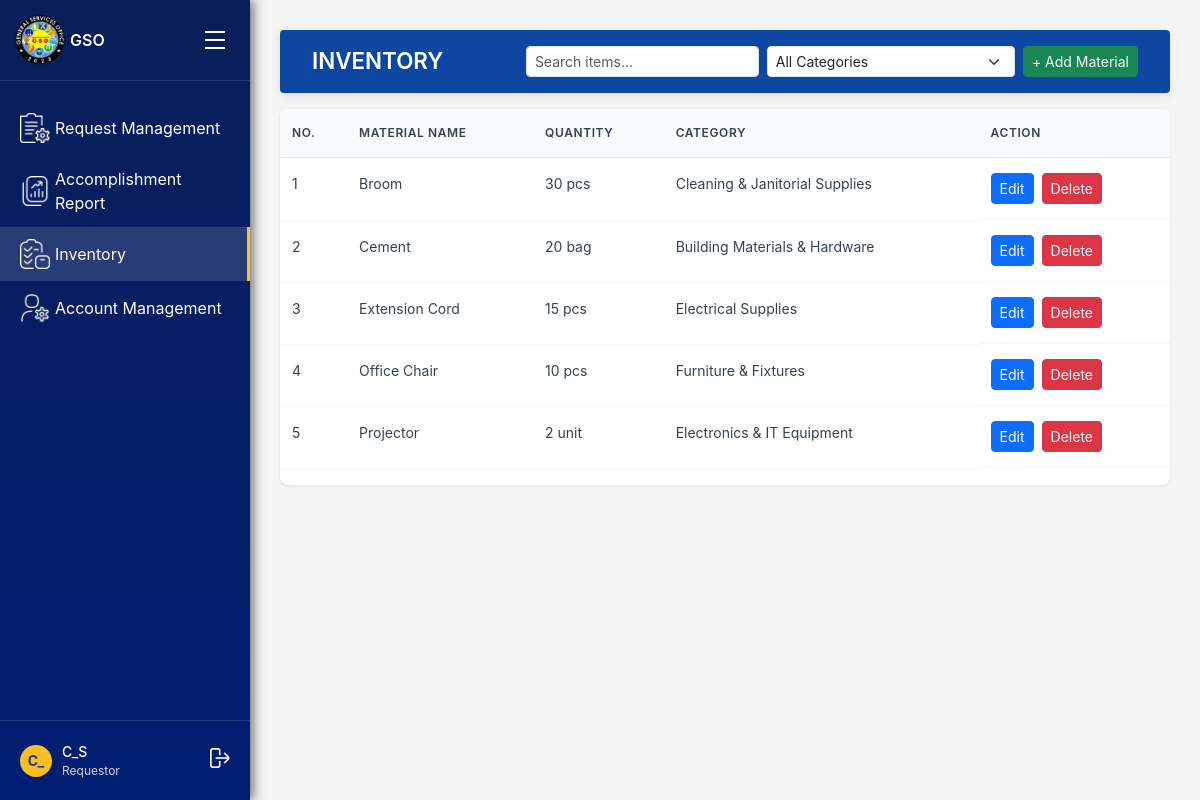
Page /inventory/gso-inventory/ (signed in) on the committed database.
### accounts/models.py (models this page shows, shortened)
class User(AbstractUser):
    ROLE_CHOICES = [
        ('gso', 'GSO Office'),       # Admin of the system
        ('unit_head', 'Unit Head'),
        ('personnel', 'Personnel'),
        ('requestor', 'Requestor'),  # Departments (Registrar, Cashier, etc.)
    ]
    UNIT_CHOICES = [
        ('maintenance', 'Maintenance'),
        ('electrical', 'Electrical'),
        ('utility', 'Utility'),
        ('motorpool', 'Motorpool'),
    ]
    STATUS_CHOICES = [
        ('active', 'Active'),
        ('inactive', 'Inactive'),
    ]
    account_status = models.CharField(max_length=10, choices=STATUS_CHOICES, default='active')
    role = models.CharField(max_length=20, choices=ROLE_CHOICES)
    unit = models.CharField(max_length=50, choices=UNIT_CHOICES, blank=True, null=True)
    department = models.CharField(max_length=255, blank=True, null=True)

### inventory/models.py (models this page shows, shortened)
class InventoryItem(models.Model):
    name = models.CharField(max_length=255)
    description = models.TextField(blank=True, null=True)
    quantity = models.PositiveIntegerField(default=0)
    unit = models.CharField(
        max_length=50,
        default="pcs",
        help_text="Unit of measurement (e.g., pcs, liters, meters, box, set)"
    )
    category = models.CharField(
        max_length=100,
        blank=True,
        null=True,
        help_text="Category (e.g., Electrical, Furniture, Tools, Cleaning)"
    )
    owned_by = models.CharField(
        max_length=50,
        choices=[
            ("GSO", "GSO"),
            ("Unit Head", "Unit Head"),
            ("Personnel", "Personnel"),
        ],
        default="GSO"
    )
    created_at = models.DateTimeField(auto_now_add=True)
    updated_at = models.DateTimeField(auto_now=True)
    is_active = models.BooleanField(default=True)

### inventory/views.py (the view)
# urls.py: path('gso-inventory/', views.gso_inventory, name='gso_inventory'),
@login_required
def gso_inventory(request):
    category = request.GET.get("category")
    query = request.GET.get("q")
    items = InventoryItem.objects.all()
    if category:
        items = items.filter(category=category)
    if query:
        items = items.filter(
            Q(name__icontains=query) |
            Q(category__icontains=query) |
            Q(description__icontains=query)
        )
    items = items.order_by("name")
    categories = InventoryItem.objects.values_list("category", flat=True).distinct()
    forms_per_item = {item.id: InventoryItemForm(instance=item) for item in items}
    return render(request, "gso_office/inventory/gso_inventory.html", {
        "inventory_items": items,
        "categories": categories,
        "selected_category": category,
        "search_query": query,
        "form": InventoryItemForm(),          # for Add Material modal
        "forms_per_item": forms_per_item,     # for Edit modals
    })

### templates/gso_office/inventory/gso_inventory.html (shortened to what this page needs)
{% extends "gso_office/gso_base_dashboard.html" %}
{% load widget_tweaks %}
{% block main_content %}
<div class="header d-flex align-items-center justify-content-between">
    <h1 class="page-title">INVENTORY</h1>
    <div class="d-flex gap-2">
        <form method="get" class="d-flex gap-2">
            <input
                type="text"
                name="q"
                class="form-control form-control-sm"
                placeholder="Search items..."
                value="{{ search_query|default:'' }}"
                autocomplete="off"
            >
            <select name="category" class="form-select form-select-sm" onchange="this.form.submit()">
                <option value="">All Categories</option>
            </select>
        </form>
        <button class="btn btn-sm btn-success" data-bs-toggle="modal" data-bs-target="#addMaterialModal">
            + Add Material
        </button>
    </div>
</div>
<div class="table-container mt-3">
    <table class="table">
        <thead>
            <tr>
                <th>NO.</th>
                <th>MATERIAL NAME</th>
                <th>QUANTITY</th>
                <th>CATEGORY</th>
                <th>ACTION</th>
            </tr>
        </thead>
        <tbody>
            {% for item in inventory_items %}
            <tr>
                <td>{{ forloop.counter }}</td>
                <td>{{ item.name }}</td>
                <td>{{ item.quantity }} {{ item.unit }}</td>
                <td>{{ item.category|default:"—" }}</td>
                <td class="d-flex gap-2">
                    <button
                        class="btn btn-sm btn-primary"
                        data-bs-toggle="modal"
                        data-bs-target="#editMaterialModal{{ item.id }}">
                        Edit
                    </button>
                    <button
                        class="btn btn-sm btn-danger"
                        data-bs-toggle="modal"
                        data-bs-target="#deleteMaterialModal{{ item.id }}">
                        Delete
                    </button>
                </td>
            </tr>
            {% empty %}
            <tr>
                <td colspan="5" class="text-center">No materials found.</td>
            </tr>
            {% endfor %}
        </tbody>
    </table>
</div>
{% endblock %}

### templates/gso_office/gso_base_dashboard.html (shortened to what this page needs)
{% load static %}
<!DOCTYPE html>
<html lang="en">
<head>
  <link href="https://cdn.jsdelivr.net/npm/bootstrap@5.3.3/dist/css/bootstrap.min.css" rel="stylesheet">
  <link rel="stylesheet" href="{% static 'css/gso_dashboard.css' %}" />
</head>
<body>
    <div class="sidebar" id="sidebar">
        <div class="logo-section">
            <div class="logo">
                <img src="{% static 'images/gso_logo.png' %}" alt="General Services Office Logo">
            </div>
            <span style="font-weight: 600;">GSO</span>
            <div class="hamburger" id="sidebarToggle">
                <div class="bar"></div>
                <div class="bar"></div>
                <div class="bar"></div>
            </div>
        </div>
    {% url 'request_management' as request_management_url %}
    {% url 'accomplishment_report' as accomplishment_report_url %}
    {% url 'gso_inventory' as gso_inventory_url %}
    {% url 'account_management' as account_management_url %}
    <div class="nav-menu">
        <a href="{{ request_management_url }}" class="nav-link">
            <div class="nav-item {% if request.path == request_management_url or request.path == '/requests/gso/' %}active{% endif %}">
                <div class="nav-icon">
                    <img src="{% static 'images/gso_office/request_icon.png' %}" alt="Request Management">
                </div>
                <span>Request Management</span>
            </div>
        </a>
        <a href="{{ accomplishment_report_url }}" class="nav-link">
            <div class="nav-item {% if request.path == accomplishment_report_url %}active{% endif %}">
                <div class="nav-icon">
                    <img src="{% static 'images/gso_office/report_icon.png' %}" alt="Accomplishment Report">
                </div>
                <span>Accomplishment Report</span>
            </div>
        </a>
        <a href="{{ gso_inventory_url }}" class="nav-link">
            <div class="nav-item {% if request.path == gso_inventory_url %}active{% endif %}">
                <div class="nav-icon">
                    <img src="{% static 'images/unit_head/inventory_icon.png' %}" alt="Inventory">
                </div>
                <span>Inventory</span>
            </div>
        </a>
        <a href="{{ account_management_url }}" class="nav-link">
            <div class="nav-item {% if request.path == account_management_url %}active{% endif %}">
                <div class="nav-icon">
                    <img src="{% static 'images/gso_office/account_icon.png' %}" alt="Account Management">
                </div>
                <span>Account Management</span>
            </div>
        </a>
    </div>
    <div class="user-section">
        <div class="user-avatar">
            {{ user.first_name|default:user.username|slice:":2"|upper }}
        </div>
        <div class="user-info">
            <div class="user-name">{{ user.get_full_name|default:user.username }}</div>
            <div class="user-role">{{ user.get_role_display }}</div>
        </div>
        <div class="logout-icon" style="margin-left: auto; cursor: pointer;">
            <form method="post" action="{% url 'logout' %}" style="display: inline;">
                <button type="submit" style="background: none; border: none; color: inherit; cursor: pointer;">
                    <img src="{% static 'images/logout.png' %}" alt="Logout">
                </button>
            </form>
        </div>
    </div>
</div>
<div class="main-content">
    {% block main_content %}{% endblock %}
</div>
</body>
</html>

### static/css/gso_dashboard.css (style rules this page uses)
* { margin: 0; padding: 0; box-sizing: border-box; }
body { font-family: -apple-system, BlinkMacSystemFont, 'Segoe UI', Roboto, sans-serif; background-color: #f5f5f5; display: flex; min-height: 100vh; }
.sidebar { width: 250px; background: linear-gradient(180deg, #091e58 0%, #001e72 100%); color: white; display: flex; flex-direction: column; position: fixed; height: 100vh; left: 0; top: 0; box-shadow: 4px 0 10px rgba(0, 0, 0, 0.5); transition: width 0.3s ease, transform 0.3s ease; }
.logo-section { padding: 20px; display: flex; align-items: center; gap: 10px; border-bottom: 1px solid rgba(255, 255, 255, 0.1); }
.logo { width: 40px; height: 40px; background: #fbbf24; border-radius: 50%; display: flex; align-items: center; justify-content: center; font-weight: bold; color: #1e3a8a; }
.nav-menu { flex: 1; padding: 20px 0; }
.nav-item { display: flex; align-items: center; padding: 12px 20px; cursor: pointer; transition: background-color 0.2s; gap: 5px; }
.nav-item.active { background-color: rgba(233, 233, 233, 0.15); border-right: 3px solid #fbbf24; }
.nav-icon img { width: 30px; height: auto; object-fit: contain; display: block; }
.nav-link { text-decoration: none; color: inherit; display: block; }
.user-section { padding: 20px; border-top: 1px solid rgba(255, 255, 255, 0.1); display: flex; align-items: center; gap: 10px; }
.user-avatar { width: 32px; height: 32px; background: #fbbf24; border-radius: 50%; display: flex; align-items: center; justify-content: center; font-weight: bold; color: #1e3a8a; font-size: 14px; }
.user-info { flex: 1; }
.user-name { font-size: 14px; font-weight: 500; }
.user-role { font-size: 12px; opacity: 0.8; }
.logout-icon img { width: 20px; height: auto; object-fit: contain; display: block; }
.main-content { flex: 1; margin-left: 250px; padding: 30px; transition: margin-left 0.3s ease; }
.header { position: sticky; top: 0; left: 0; right: 0; z-index: 1; background: #0d47a1; color: #fff; padding: 1rem 2rem; margin-bottom: 0.8rem; border-radius: 4px; box-shadow: 0 2px 10px rgba(0,0,0,0.1); display: flex; justify-content: space-between; align-items: center; }
.page-title { font-size: 1.4rem; font-weight: 600; margin: 0; color: #fff; }
.header input.form-control-sm, .header select.form-select-sm { min-width: 160px; }
.table-container { background: white; border-radius: 8px; box-shadow: 0 1px 3px rgba(0, 0, 0, 0.1); overflow: hidden; }
.table { width: 100%; border-collapse: collapse; }
.table th { background-color: #f8fafc; padding: 15px 12px; text-align: left; font-weight: 600; font-size: 12px; color: #374151; text-transform: uppercase; letter-spacing: 0.05em; border-bottom: 1px solid #e5e7eb; }
.table td { padding: 15px 12px; border-bottom: 1px solid #f3f4f6; font-size: 14px; color: #374151; }
.logo img { width: 50px; height: auto; }
.hamburger { margin-left: auto; cursor: pointer; padding: 5px; display: flex; flex-direction: column; cursor: pointer; padding: 5px; }
.hamburger .bar { width: 20px; height: 2px; background-color: white; margin: 3px 0; }

### rows in the picture
User: first_name "C_", get_full_name "C_S", role "Requestor"
InventoryItem: name "Broom", quantity "30", unit "pcs", category "Cleaning & Janitorial Supplies"
InventoryItem: name "Cement", quantity "20", unit "bag", category "Building Materials & Hardware"
InventoryItem: name "Extension Cord", quantity "15", unit "pcs", category "Electrical Supplies"
InventoryItem: name "Office Chair", quantity "10", unit "pcs", category "Furniture & Fixtures"
InventoryItem: name "Projector", quantity "2", unit "unit", category "Electronics & IT Equipment"
